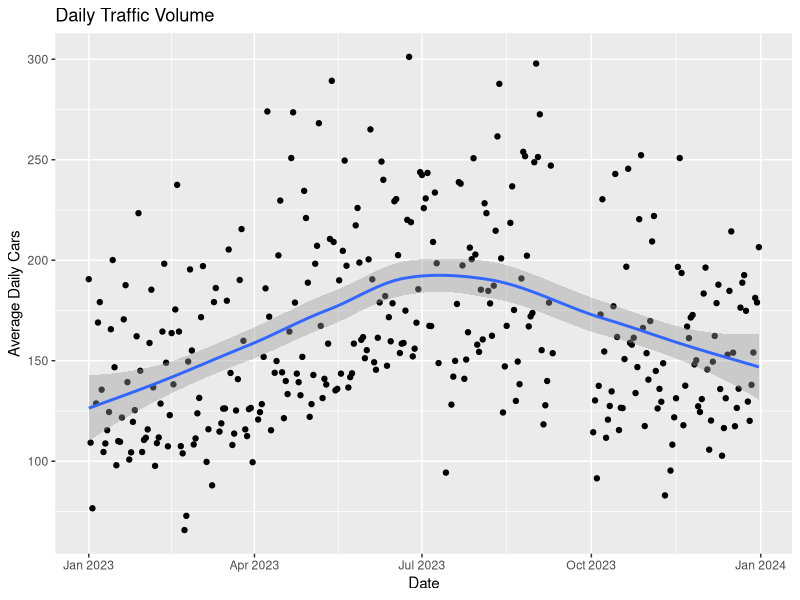
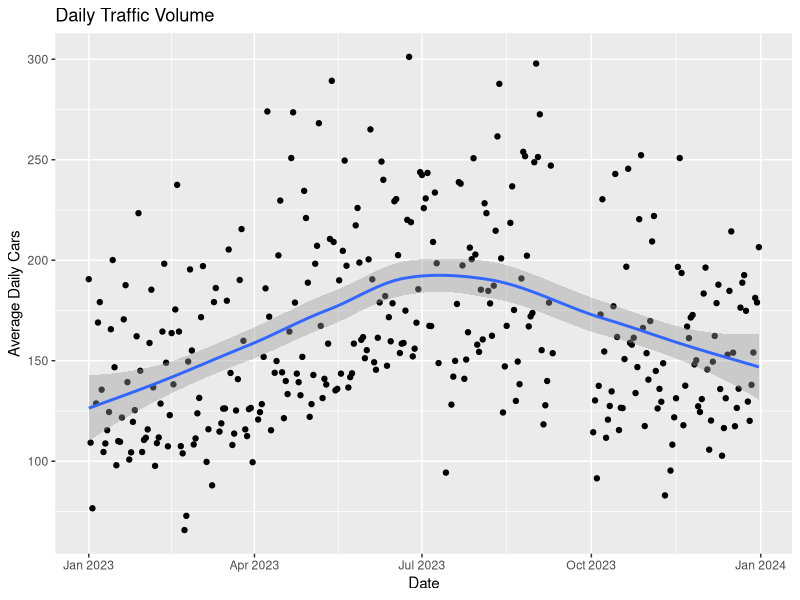

Generate these figures, in order, with R:
## ---- chunk 1
#| include: false


library(tidyverse)
season_avg <- read.csv("Season_avg.csv")
## ---- chunk 2
season_avg$date <- as.Date(season_avg$date)

Scatterplot_1 <- ggplot(data = season_avg, aes(x = date, y = avg_cars)) +
  geom_point() +
  geom_smooth() +
  labs(title = "Daily Traffic Volume", x = "Date", y = "Average Daily Cars")

Scatterplot_1

ggsave(Scatterplot_1, file = "Scatterplot_1.png")

